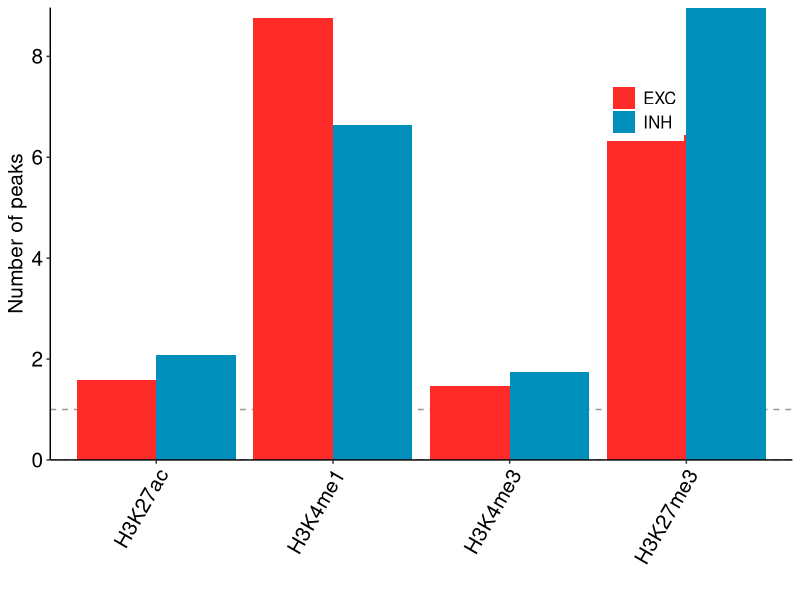

Write the R code that produced this figure.
options(stringsAsFactors = F)

library(ggplot2)
plot.data <- read.table("genome.coverage.txt",sep='\t')

plot.data$V1 <- factor(plot.data$V1,levels=c("H3K27ac","H3K4me1","H3K4me3","H3K27me3"))
ggplot(plot.data,aes(x=V1,y=V3,fill=V2)) + 
  geom_hline(yintercept = c(0,1),linetype="dashed",color="grey60")+
  geom_bar(stat='identity',position='dodge')+
  xlab("") + ylab("Number of peaks") + 
  theme( panel.background = element_blank(),
         panel.border = element_blank(),
         axis.line = element_line(color="black"),
         axis.title = element_text(color="black",size=15),
         axis.text.y = element_text(color="black",size=15),
         axis.text.x = element_text(color="black",size=15,angle=60,hjust=1,vjust=1),
         legend.position = c(0.8,0.8),
         legend.text = element_text(color="black",size=12)
  )+
  scale_fill_manual(name="",values = c("#ff2b28","#008fba"),labels=c("EXC","INH")) +
  scale_y_continuous(expand=c(0,0))
